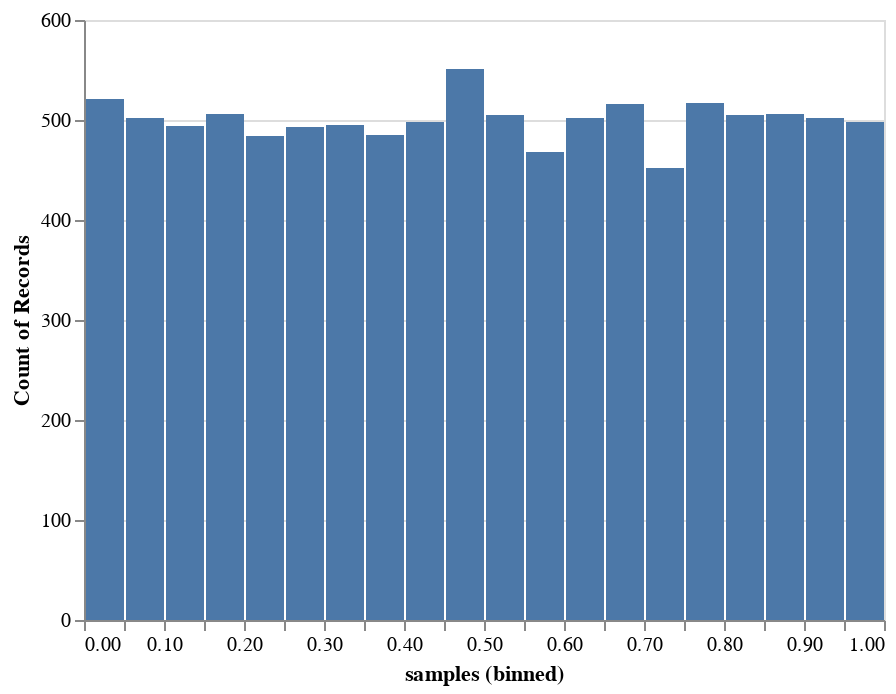

The cell this chart's notebook holds for it:
### Code cell
prior.plot_distribution(n_samples=10_000)

### Figure 1 — Vega-Lite specification as saved in the notebook (floating-point values rounded to 4 significant figures; data arrays with more than 128 entries replaced by an {"elided": "..."} marker saying what was removed)
{"config": {"view": {"continuousWidth": 400, "continuousHeight": 300}}, "data": {"name": "data-f39fd01ea7dc62a174838a0ed2a2fb88"}, "mark": "bar", "encoding": {"x": {"bin": {"extent": [0, 1], "step": 0.05}, "field": "samples", "type": "quantitative"}, "y": {"aggregate": "count", "type": "quantitative"}}, "$schema": "https://vega.github.io/schema/vega-lite/v4.17.0.json", "datasets": {"data-f39fd01ea7dc62a174838a0ed2a2fb88": {"elided": "10000 records"}}}
